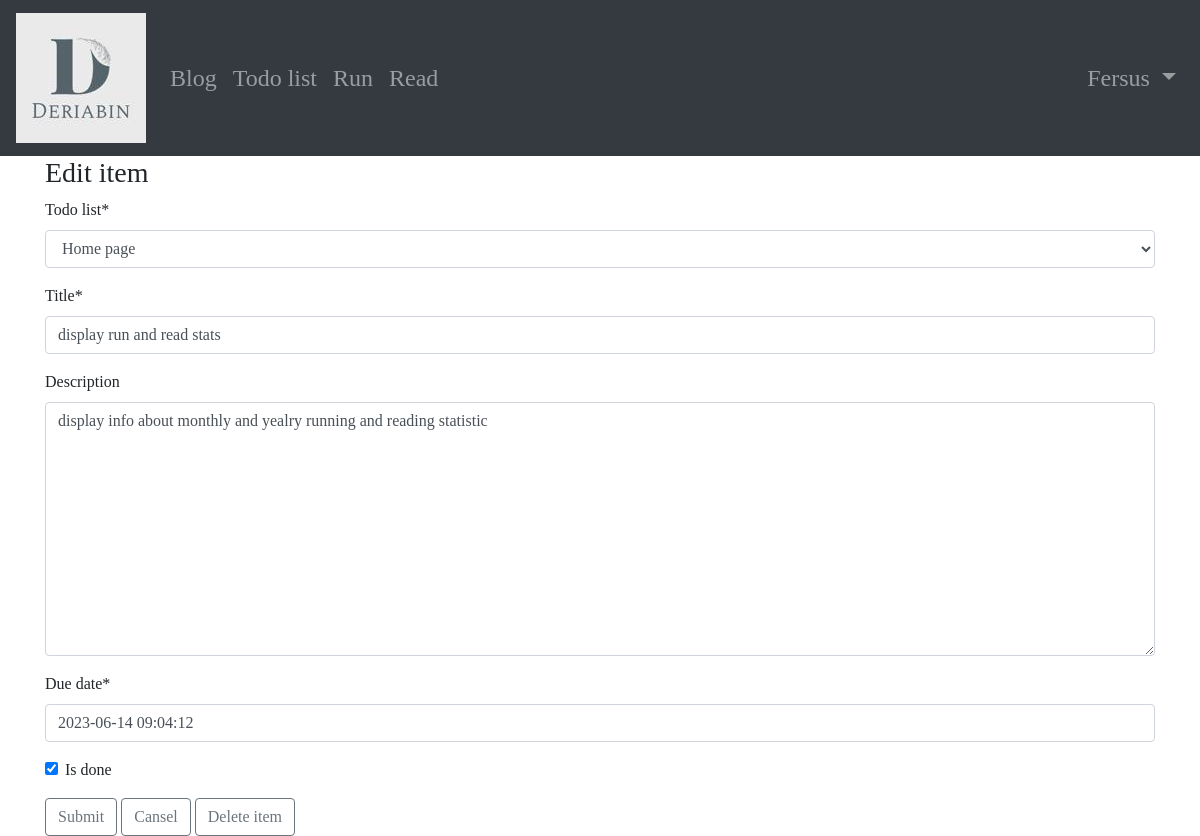
The page /list/21/item/21/ (signed in) on the database its author committed.
### todo_app/models.py (models this page shows, shortened)
class ToDoItem(models.Model):
    title = models.CharField(max_length=100)
    description = models.TextField(null=True, blank=True)
    created_date = models.DateTimeField(auto_now_add=True)
    due_date = models.DateTimeField(default=one_week_hence)
    todo_list = models.ForeignKey(ToDoList, on_delete=models.CASCADE)
    is_done = models.BooleanField(default=False)
    class Meta:
        ordering = ["due_date"]

class ToDoList(models.Model):
    title = models.CharField(max_length=100, unique=True)
    def __str__(self):
        return self.title

### todo_app/views.py (the view, shortened to what this page needs)
class ItemUpdate(LoginRequiredMixin, UpdateView):
    model = ToDoItem
    fields = [
        "todo_list",
        "title",
        "description",
        "due_date",
        "is_done",
    ]
    def get_context_data(self):
        context = super(ItemUpdate, self).get_context_data()
        context["todo_list"] = self.object.todo_list
        context["title"] = "Edit item"
        return context

### templates/todo_app/todoitem_form.html (shortened to what this page needs)
{% extends "base.html" %}
{% load crispy_forms_tags %}
{% block content %}
<h3>{{ title }}</h3>
<form method="post">
   <table>
       {{ form|crispy }}
    </table>
    <button type="submit" class="btn btn-outline-secondary" >Submit</button>
    <button type="button" onclick="location.href='{% url "list" todo_list.id %}'"
        class="btn btn-outline-secondary" >Cansel</button>
        {% if object %}
    <button type="button" onclick="location.href='{% url "item-delete" todo_list.id object.id %}'"
        class="btn btn-outline-secondary" >Delete item</button>
    {% endif %}
</form>
{% endblock %}

### templates/base.html (shortened to what this page needs)
{% load static %}
<!DOCTYPE html>
<html>
<head>
<link rel="stylesheet" href="https://cdn.jsdelivr.net/npm/bootstrap@4.5.3/dist/css/bootstrap.min.css"
>
<link rel="stylesheet" href="{% static 'css/base.css' %}">
</head>
<body>
<nav class="navbar navbar-expand-lg navbar-dark bg-dark">
  <a class="navbar-brand" href="{% url 'home' %}">
     <img src="{% static 'images/logo1.jpg' %}">
  </a>
  <ul class="navbar-nav">
      <li class="nav-item">
        <a class="nav-link" href="{% url 'blog_home' %}">Blog </a>
      </li>
      <li class="nav-item">
        <a class="nav-link" href="{% url 'index' %}">Todo list</a>
      </li>
      <li class="nav-item">
        <a class="nav-link" href="{% url 'run_home' %}">Run</a>
      </li>
      <li class="nav-item">
        <a class="nav-link" href="{% url 'read_home' %}">Read</a>
      </li>
  </ul>
  <div class="collapse navbar-collapse" id="navbarSupportedContent">
    {% if user.is_authenticated %}
    <ul class="navbar-nav ml-auto">
    <li class="nav-item">
    <a class="nav-link dropdown-toggle" href="#"
      id="navbarDropdown" role="button" data-toggle="dropdown"
      aria-haspopup="true" aria-expanded="false">
    {{ user.username }}
  </a>
   </li>
   </ul>
{% endif %}
</div>
</nav>
<main>
<div class="container">
{% block content %}
{% endblock content %}
</div>
</main>
</body>
</html>

### static/css/base.css (style rules this page uses)
.navbar-dark .navbar-nav .nav-link { font-size: x-large; }
body { font-family: "Ubuntu"; }

### rows shown on the page
ToDoItem: todo_list "Home page", description "display info about monthly and yealry running and reading statistic", due_date "2023-06-14 09:04:12", is_done "☑"
ToDoList: title "display run and read stats"

### other values the page prints
{{ user.username }} "Fersus"
{{ title }} "Edit item"
